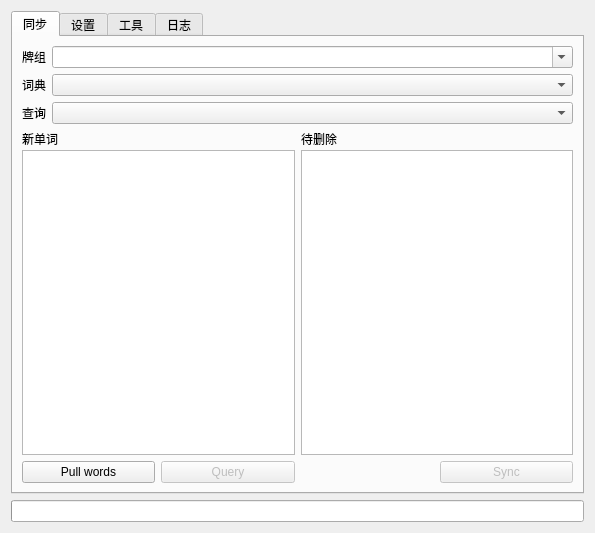
<?xml version="1.0" encoding="UTF-8"?>
<ui version="4.0">
 <class>Dialog</class>
 <widget class="QDialog" name="Dialog">
  <property name="geometry">
   <rect>
    <x>0</x>
    <y>0</y>
    <width>595</width>
    <height>533</height>
   </rect>
  </property>
  <property name="windowTitle">
   <string>Dialog</string>
  </property>
  <layout class="QVBoxLayout" name="main_layout">
   <item>
    <widget class="QTabWidget" name="tabWidget">
     <property name="autoFillBackground">
      <bool>false</bool>
     </property>
     <property name="currentIndex">
      <number>0</number>
     </property>
     <widget class="QWidget" name="mainTab">
      <attribute name="title">
       <string>同步</string>
      </attribute>
      <layout class="QGridLayout" name="gridLayout_4">
       <item row="4" column="3">
        <widget class="QPushButton" name="btnSync">
         <property name="enabled">
          <bool>false</bool>
         </property>
         <property name="text">
          <string>Sync</string>
         </property>
        </widget>
       </item>
       <item row="3" column="0" colspan="4">
        <layout class="QHBoxLayout" name="horizontalLayout">
         <item>
          <layout class="QVBoxLayout" name="verticalLayout">
           <property name="spacing">
            <number>2</number>
           </property>
           <item>
            <widget class="QLabel" name="label">
             <property name="text">
              <string>新单词</string>
             </property>
            </widget>
           </item>
           <item>
            <widget class="QListWidget" name="newWordListWidget">
             <property name="alternatingRowColors">
              <bool>true</bool>
             </property>
             <property name="selectionMode">
              <enum>QAbstractItemView::MultiSelection</enum>
             </property>
            </widget>
           </item>
          </layout>
         </item>
         <item>
          <layout class="QVBoxLayout" name="verticalLayout_2">
           <property name="spacing">
            <number>2</number>
           </property>
           <property name="sizeConstraint">
            <enum>QLayout::SetDefaultConstraint</enum>
           </property>
           <item>
            <widget class="QLabel" name="label_2">
             <property name="text">
              <string>待删除</string>
             </property>
            </widget>
           </item>
           <item>
            <widget class="QListWidget" name="needDeleteWordListWidget">
             <property name="alternatingRowColors">
              <bool>true</bool>
             </property>
            </widget>
           </item>
          </layout>
         </item>
        </layout>
       </item>
       <item row="0" column="0" colspan="4">
        <layout class="QHBoxLayout" name="deckLayout">
         <item>
          <widget class="QLabel" name="deckLabel">
           <property name="sizePolicy">
            <sizepolicy hsizetype="Fixed" vsizetype="Fixed">
             <horstretch>0</horstretch>
             <verstretch>0</verstretch>
            </sizepolicy>
           </property>
           <property name="text">
            <string>牌组</string>
           </property>
          </widget>
         </item>
         <item>
          <widget class="QComboBox" name="deckComboBox">
           <property name="sizePolicy">
            <sizepolicy hsizetype="Preferred" vsizetype="Fixed">
             <horstretch>0</horstretch>
             <verstretch>0</verstretch>
            </sizepolicy>
           </property>
           <property name="editable">
            <bool>true</bool>
           </property>
          </widget>
         </item>
        </layout>
       </item>
       <item row="2" column="0" colspan="4">
        <layout class="QHBoxLayout" name="apiLayout">
         <item>
          <widget class="QLabel" name="apiLabel">
           <property name="sizePolicy">
            <sizepolicy hsizetype="Fixed" vsizetype="Fixed">
             <horstretch>0</horstretch>
             <verstretch>0</verstretch>
            </sizepolicy>
           </property>
           <property name="text">
            <string>查询</string>
           </property>
          </widget>
         </item>
         <item>
          <widget class="QComboBox" name="apiComboBox">
           <property name="sizePolicy">
            <sizepolicy hsizetype="Preferred" vsizetype="Fixed">
             <horstretch>0</horstretch>
             <verstretch>0</verstretch>
            </sizepolicy>
           </property>
          </widget>
         </item>
        </layout>
       </item>
       <item row="1" column="0" colspan="4">
        <layout class="QHBoxLayout" name="dictionaryLayout">
         <item>
          <widget class="QLabel" name="dictionaryLabel">
           <property name="sizePolicy">
            <sizepolicy hsizetype="Fixed" vsizetype="Fixed">
             <horstretch>0</horstretch>
             <verstretch>0</verstretch>
            </sizepolicy>
           </property>
           <property name="text">
            <string>词典</string>
           </property>
          </widget>
         </item>
         <item>
          <widget class="QComboBox" name="dictionaryComboBox">
           <property name="sizePolicy">
            <sizepolicy hsizetype="Preferred" vsizetype="Fixed">
             <horstretch>0</horstretch>
             <verstretch>0</verstretch>
            </sizepolicy>
           </property>
          </widget>
         </item>
        </layout>
       </item>
       <item row="4" column="1">
        <widget class="QPushButton" name="queryBtn">
         <property name="enabled">
          <bool>false</bool>
         </property>
         <property name="text">
          <string>Query</string>
         </property>
        </widget>
       </item>
       <item row="4" column="0">
        <widget class="QPushButton" name="pullRemoteWordsBtn">
         <property name="text">
          <string>Pull words</string>
         </property>
        </widget>
       </item>
      </layout>
     </widget>
     <widget class="QWidget" name="settingTab">
      <attribute name="title">
       <string>设置</string>
      </attribute>
      <layout class="QGridLayout" name="gridLayout_2">
       <item row="1" column="0" colspan="2">
        <widget class="QGroupBox" name="defaultConfigGroupBox">
         <property name="title">
          <string>默认设置</string>
         </property>
         <layout class="QGridLayout" name="gridLayout">
          <item row="0" column="1">
           <widget class="QCheckBox" name="sentenceCheckBox">
            <property name="text">
             <string>例句</string>
            </property>
            <property name="checked">
             <bool>true</bool>
            </property>
           </widget>
          </item>
          <item row="0" column="0">
           <widget class="QCheckBox" name="definitionCheckBox">
            <property name="text">
             <string>释义</string>
            </property>
            <property name="checked">
             <bool>true</bool>
            </property>
           </widget>
          </item>
          <item row="5" column="2">
           <widget class="QRadioButton" name="noPronRadioButton">
            <property name="text">
             <string>无发音</string>
            </property>
            <property name="checked">
             <bool>true</bool>
            </property>
           </widget>
          </item>
          <item row="0" column="2">
           <widget class="QCheckBox" name="phraseCheckBox">
            <property name="text">
             <string>短语</string>
            </property>
            <property name="checked">
             <bool>true</bool>
            </property>
           </widget>
          </item>
          <item row="5" column="0">
           <widget class="QRadioButton" name="BrEPronRadioButton">
            <property name="text">
             <string>英式发音</string>
            </property>
            <property name="checked">
             <bool>false</bool>
            </property>
           </widget>
          </item>
          <item row="5" column="1">
           <widget class="QRadioButton" name="AmEPronRadioButton">
            <property name="text">
             <string>美式发音</string>
            </property>
           </widget>
          </item>
          <item row="1" column="1">
           <widget class="QCheckBox" name="BrEPhoneticCheckBox">
            <property name="text">
             <string>英式英标</string>
            </property>
            <property name="checked">
             <bool>true</bool>
            </property>
           </widget>
          </item>
          <item row="1" column="2">
           <widget class="QCheckBox" name="AmEPhoneticCheckBox">
            <property name="text">
             <string>美式英标</string>
            </property>
            <property name="checked">
             <bool>true</bool>
            </property>
           </widget>
          </item>
          <item row="1" column="0">
           <widget class="QCheckBox" name="imageCheckBox">
            <property name="text">
             <string>图片</string>
            </property>
            <property name="checked">
             <bool>true</bool>
            </property>
           </widget>
          </item>
         </layout>
        </widget>
       </item>
       <item row="0" column="0" colspan="2">
        <widget class="QGroupBox" name="credentialGroupBox">
         <property name="title">
          <string>账号设置</string>
         </property>
         <layout class="QGridLayout" name="gridLayout_3">
          <item row="0" column="0" colspan="2">
           <widget class="QLabel" name="currentDictionaryLabel">
            <property name="sizePolicy">
             <sizepolicy hsizetype="Preferred" vsizetype="Fixed">
              <horstretch>0</horstretch>
              <verstretch>0</verstretch>
             </sizepolicy>
            </property>
            <property name="text">
             <string>当前选择词典: </string>
            </property>
           </widget>
          </item>
          <item row="1" column="0">
           <widget class="QLabel" name="usernameLabel">
            <property name="text">
             <string>账号</string>
            </property>
            <property name="alignment">
             <set>Qt::AlignLeading|Qt::AlignLeft|Qt::AlignVCenter</set>
            </property>
           </widget>
          </item>
          <item row="1" column="1">
           <widget class="QLineEdit" name="usernameLineEdit">
            <property name="sizePolicy">
             <sizepolicy hsizetype="Expanding" vsizetype="Fixed">
              <horstretch>0</horstretch>
              <verstretch>0</verstretch>
             </sizepolicy>
            </property>
           </widget>
          </item>
          <item row="2" column="0">
           <widget class="QLabel" name="passwordLabel">
            <property name="text">
             <string>密码</string>
            </property>
            <property name="alignment">
             <set>Qt::AlignLeading|Qt::AlignLeft|Qt::AlignVCenter</set>
            </property>
           </widget>
          </item>
          <item row="2" column="1">
           <widget class="QLineEdit" name="passwordLineEdit">
            <property name="sizePolicy">
             <sizepolicy hsizetype="Expanding" vsizetype="Fixed">
              <horstretch>0</horstretch>
              <verstretch>0</verstretch>
             </sizepolicy>
            </property>
            <property name="echoMode">
             <enum>QLineEdit::PasswordEchoOnEdit</enum>
            </property>
           </widget>
          </item>
          <item row="3" column="0">
           <widget class="QLabel" name="cookieLabel">
            <property name="text">
             <string>Cookie</string>
            </property>
            <property name="alignment">
             <set>Qt::AlignLeading|Qt::AlignLeft|Qt::AlignVCenter</set>
            </property>
           </widget>
          </item>
          <item row="3" column="1">
           <widget class="QLineEdit" name="cookieLineEdit">
            <property name="sizePolicy">
             <sizepolicy hsizetype="Expanding" vsizetype="Fixed">
              <horstretch>0</horstretch>
              <verstretch>0</verstretch>
             </sizepolicy>
            </property>
            <property name="placeholderText">
             <string>选填</string>
            </property>
            <property name="clearButtonEnabled">
             <bool>true</bool>
            </property>
           </widget>
          </item>
         </layout>
        </widget>
       </item>
      </layout>
     </widget>
     <widget class="QWidget" name="utilitiesTab">
      <attribute name="title">
       <string>工具</string>
      </attribute>
      <layout class="QGridLayout" name="gridLayout_5">
       <item row="1" column="0">
        <widget class="QGroupBox" name="dangerZoneGroupBox">
         <property name="styleSheet">
          <string notr="true">color: red</string>
         </property>
         <property name="title">
          <string>Danger Zone</string>
         </property>
         <layout class="QFormLayout" name="formLayout_2">
          <item row="0" column="0">
           <widget class="QPushButton" name="btnBackwardTemplate">
            <property name="toolTip">
             <string>Add or Delete Backward Template. (This would affect all cards in current deck)</string>
            </property>
            <property name="text">
             <string>Add/Delete Backward Template</string>
            </property>
           </widget>
          </item>
          <item row="0" column="1">
           <widget class="QPushButton" name="btnReset">
            <property name="toolTip">
             <string>Reset sync history. (Words only deleted in Anki would be added again in next sync)</string>
            </property>
            <property name="text">
             <string>Reset Sync History</string>
            </property>
           </widget>
          </item>
         </layout>
        </widget>
       </item>
       <item row="0" column="0">
        <widget class="QGroupBox" name="utilitiesGroupBox">
         <property name="title">
          <string>Utilities</string>
         </property>
         <layout class="QFormLayout" name="formLayout">
          <item row="0" column="0">
           <widget class="QPushButton" name="btnDownloadMissingAssets">
            <property name="toolTip">
             <string>Check words in selected deck and download missing assets (images, audio files, etc.)</string>
            </property>
            <property name="text">
             <string>Download Missing Assets</string>
            </property>
           </widget>
          </item>
          <item row="0" column="1">
           <widget class="QPushButton" name="btnExportAudio">
            <property name="toolTip">
             <string>Export all words in selected deck into a single audio file. (macOS only)</string>
            </property>
            <property name="text">
             <string>Export Audio (macOS only)</string>
            </property>
           </widget>
          </item>
         </layout>
        </widget>
       </item>
      </layout>
     </widget>
     <widget class="QWidget" name="logTab">
      <attribute name="title">
       <string>日志</string>
      </attribute>
     </widget>
    </widget>
   </item>
   <item>
    <widget class="QProgressBar" name="progressBar">
     <property name="value">
      <number>0</number>
     </property>
     <property name="textVisible">
      <bool>false</bool>
     </property>
    </widget>
   </item>
  </layout>
 </widget>
 <resources/>
 <connections/>
</ui>
